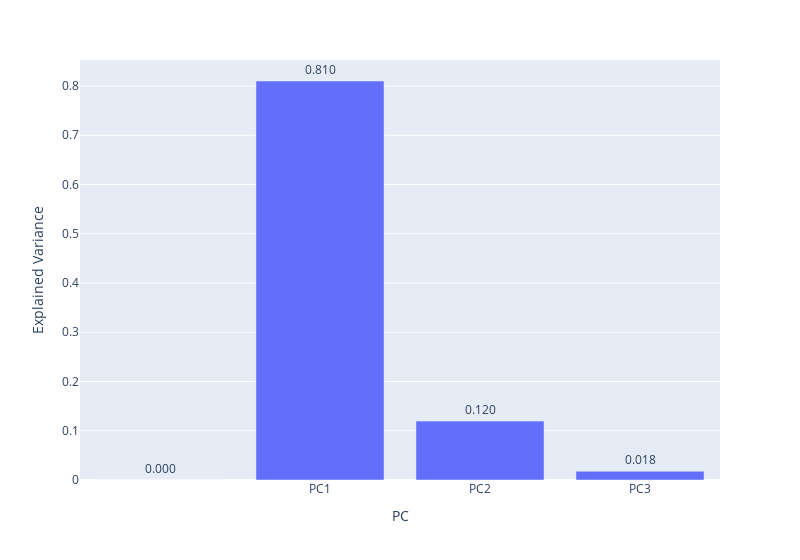

Source (notebook cell):
### Code cell
fig.update_traces(texttemplate='%{text:.3f}', textposition='outside') # limit decimal cases and text outside the bar
fig.show() #explained variance

### Figure 1 — Plotly figure (JSON) as saved in the notebook; plotly's stock layout.template omitted (floating-point values rounded to 4 significant figures)
{"data": [{"alignmentgroup": "True", "hovertemplate": "PC=%{x}<br>Explained Variance=%{text}<extra></extra>", "legendgroup": "", "marker": {"color": "#636efa", "pattern": {"shape": ""}}, "name": "", "offsetgroup": "", "orientation": "v", "showlegend": false, "text": [0, 0.8102, 0.1196, 0.01757], "textposition": "outside", "texttemplate": "%{text:.3f}", "type": "bar", "x": ["", "PC1", "PC2", "PC3"], "xaxis": "x", "y": [0, 0.8102, 0.1196, 0.01757], "yaxis": "y"}], "layout": {"barmode": "relative", "legend": {"tracegroupgap": 0}, "margin": {"t": 60}, "width": 800, "xaxis": {"anchor": "y", "domain": [0, 1], "title": {"text": "PC"}}, "yaxis": {"anchor": "x", "domain": [0, 1], "title": {"text": "Explained Variance"}}}}
